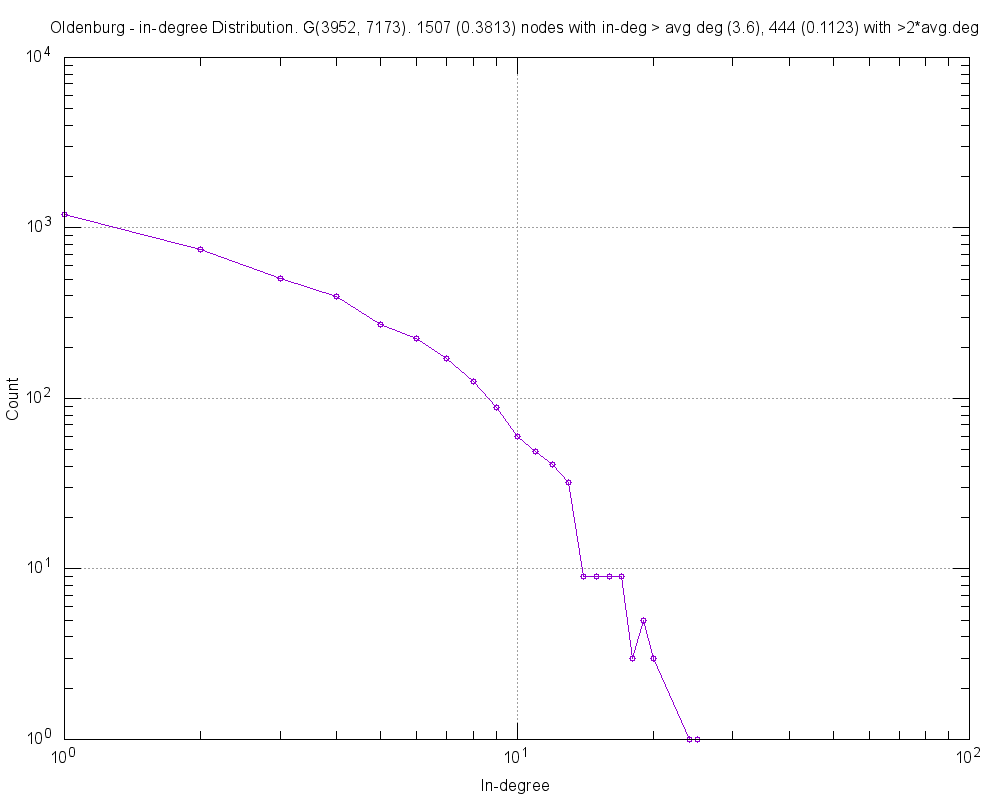

gnuplot code for this plot:
#
# Oldenburg - in-degree Distribution. G(3952, 7173). 1507 (0.3813) nodes with in-deg > avg deg (3.6), 444 (0.1123) with >2*avg.deg (Tue Dec  8 13:51:30 2015)
#

set title "Oldenburg - in-degree Distribution. G(3952, 7173). 1507 (0.3813) nodes with in-deg > avg deg (3.6), 444 (0.1123) with >2*avg.deg"
set key bottom right
set logscale xy 10
set format x "10^{%L}"
set mxtics 10
set format y "10^{%L}"
set mytics 10
set grid
set xlabel "In-degree"
set ylabel "Count"
set tics scale 2
set terminal png size 1000,800
set output 'inDeg.examplemodelOLEdges_ISO.txt.png'
plot 	"inDeg.examplemodelOLEdges_ISO.txt.tab" using 1:2 title "" with linespoints pt 6
